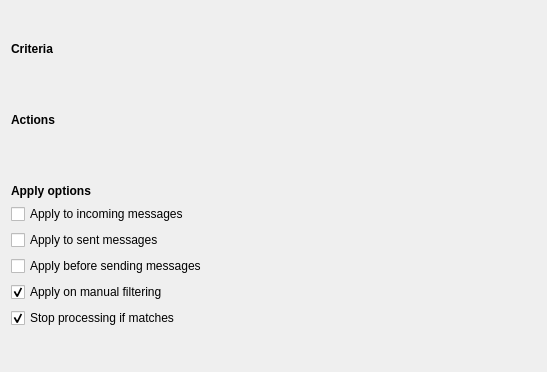
<?xml version="1.0" encoding="UTF-8"?>
<ui version="4.0">
 <class>FilterConfigWidget</class>
 <widget class="QWidget" name="FilterConfigWidget">
  <property name="geometry">
   <rect>
    <x>0</x>
    <y>0</y>
    <width>547</width>
    <height>372</height>
   </rect>
  </property>
  <layout class="QVBoxLayout" name="verticalLayout_5">
   <item>
    <layout class="QGridLayout" name="gridLayout_3">
     <item row="0" column="0" colspan="2">
      <widget class="QLabel" name="label_2">
       <property name="sizePolicy">
        <sizepolicy hsizetype="Preferred" vsizetype="Fixed">
         <horstretch>0</horstretch>
         <verstretch>0</verstretch>
        </sizepolicy>
       </property>
       <property name="font">
        <font>
         <weight>75</weight>
         <bold>true</bold>
        </font>
       </property>
       <property name="text">
        <string>Criteria</string>
       </property>
      </widget>
     </item>
     <item row="1" column="0">
      <spacer name="horizontalSpacer_2">
       <property name="orientation">
        <enum>Qt::Horizontal</enum>
       </property>
       <property name="sizeType">
        <enum>QSizePolicy::Fixed</enum>
       </property>
       <property name="sizeHint" stdset="0">
        <size>
         <width>20</width>
         <height>20</height>
        </size>
       </property>
      </spacer>
     </item>
     <item row="1" column="1">
      <layout class="QVBoxLayout" name="criteriaLayout"/>
     </item>
    </layout>
   </item>
   <item>
    <layout class="QGridLayout" name="gridLayout_4">
     <item row="0" column="0" colspan="2">
      <widget class="QLabel" name="label_3">
       <property name="sizePolicy">
        <sizepolicy hsizetype="Preferred" vsizetype="Fixed">
         <horstretch>0</horstretch>
         <verstretch>0</verstretch>
        </sizepolicy>
       </property>
       <property name="font">
        <font>
         <weight>75</weight>
         <bold>true</bold>
        </font>
       </property>
       <property name="text">
        <string>Actions</string>
       </property>
      </widget>
     </item>
     <item row="1" column="0">
      <spacer name="horizontalSpacer_4">
       <property name="orientation">
        <enum>Qt::Horizontal</enum>
       </property>
       <property name="sizeType">
        <enum>QSizePolicy::Fixed</enum>
       </property>
       <property name="sizeHint" stdset="0">
        <size>
         <width>20</width>
         <height>20</height>
        </size>
       </property>
      </spacer>
     </item>
     <item row="1" column="1">
      <layout class="QVBoxLayout" name="actionsLayout"/>
     </item>
    </layout>
   </item>
   <item>
    <layout class="QGridLayout" name="gridLayout_2">
     <item row="0" column="0">
      <widget class="QLabel" name="label_4">
       <property name="sizePolicy">
        <sizepolicy hsizetype="Preferred" vsizetype="Fixed">
         <horstretch>0</horstretch>
         <verstretch>0</verstretch>
        </sizepolicy>
       </property>
       <property name="font">
        <font>
         <weight>75</weight>
         <bold>true</bold>
        </font>
       </property>
       <property name="text">
        <string>Apply options</string>
       </property>
      </widget>
     </item>
     <item row="1" column="0">
      <layout class="QVBoxLayout" name="verticalLayout_2">
       <item>
        <widget class="QCheckBox" name="applyToIncomingCB">
         <property name="text">
          <string>Apply to incoming messages</string>
         </property>
        </widget>
       </item>
       <item>
        <widget class="QCheckBox" name="applyToSentCB">
         <property name="text">
          <string>Apply to sent messages</string>
         </property>
        </widget>
       </item>
       <item>
        <widget class="QCheckBox" name="applyBeforeSendCB">
         <property name="text">
          <string>Apply before sending messages</string>
         </property>
        </widget>
       </item>
       <item>
        <widget class="QCheckBox" name="applyManuallyCB">
         <property name="text">
          <string>Apply on manual filtering</string>
         </property>
         <property name="checked">
          <bool>true</bool>
         </property>
        </widget>
       </item>
       <item>
        <widget class="QCheckBox" name="stopIfMatchesCB">
         <property name="text">
          <string>Stop processing if matches</string>
         </property>
         <property name="checked">
          <bool>true</bool>
         </property>
        </widget>
       </item>
      </layout>
     </item>
    </layout>
   </item>
  </layout>
 </widget>
 <resources/>
 <connections/>
</ui>
